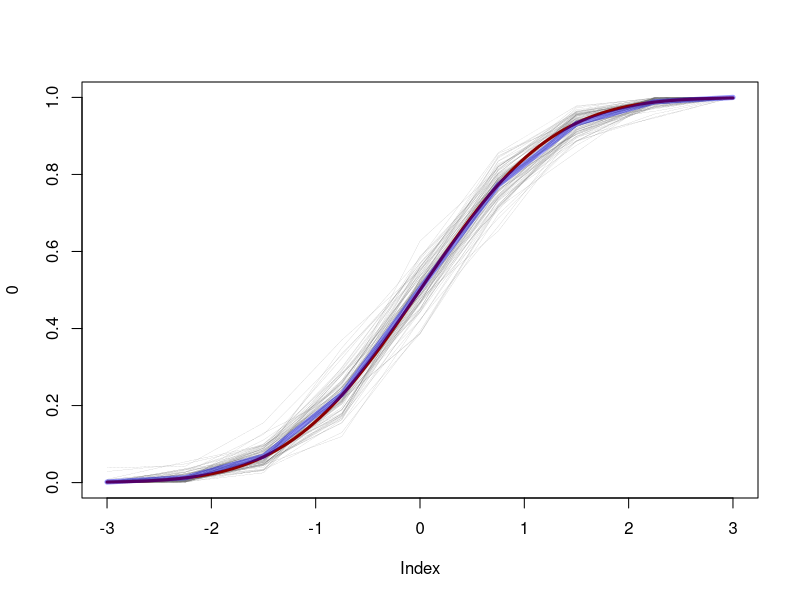

R code for this plot:
rdir <- function(N,a) {
  k <- length(a)
  x <- matrix(rgamma(k*N, a, 1), N, k, byrow=T)
  rowsums <- x %*% rep(1,k)
  x / as.vector(rowsums)
}

# Using the dirichlet distribution from gamma's
dp <- function(N=1,pG,a,xlim=c(0,1),n=1000) {
  x <- seq(xlim[1],xlim[2],length=n)
  x <- sort(c(-1e1000,x))
  dG0 <- pG(x[-1]) - pG(x[-length(x)])
  out <- rdir(N,a*dG0)
  G <- t(apply(out,1,cumsum))
  list("G"=G, "x"= x[-1])
}

########
N <- 100
a <- 100
xlim <- c(-3,3)
n <- 9
pG <- function(x) pnorm(x)

X <- dp(N=N,pG=pG,a=a,xlim=xlim,n=n)
plot(0,xlim=range(X$x),ylim=c(0,1),cex=0)
for (i in 1:nrow(X$G)) {
  lines(X$x,X$G[i,],type="l",col=rgb(.4,.4,.4),lwd=.1)
  cat("\r", i/nrow(X$G))
}
curve(pnorm,add=T,col="darkred",lwd=3)
EG <- apply(X$G,2,mean)
lines(X$x,EG,col=rgb(0,0,1,.4),lwd=5)


